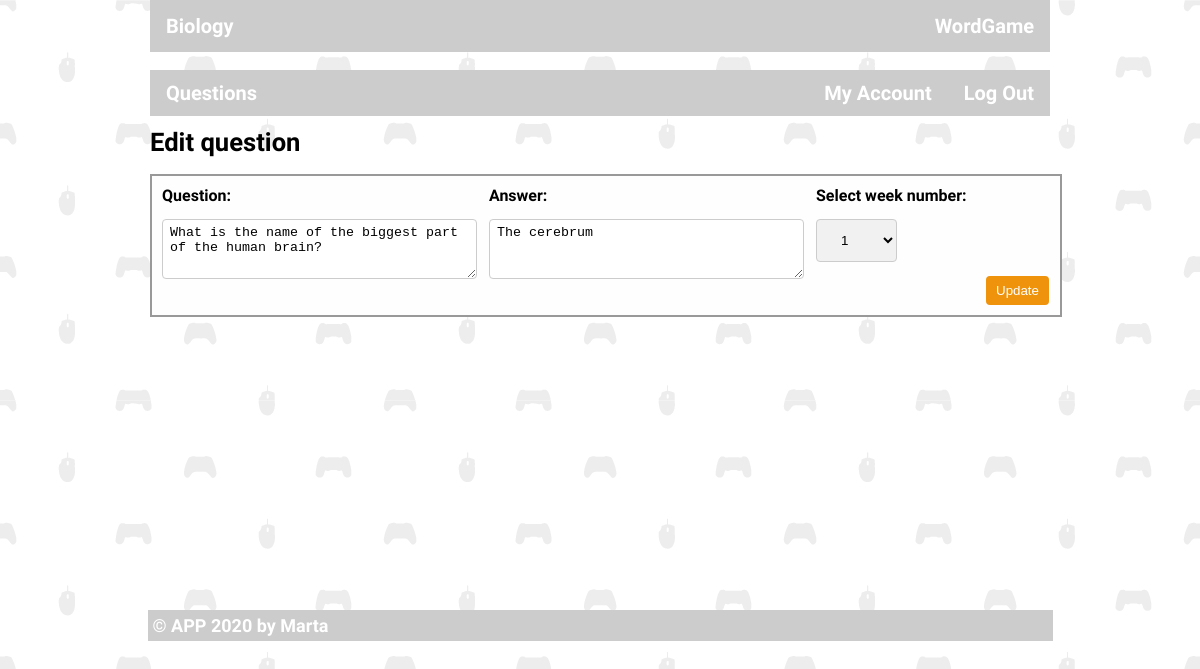
Page /admin/edit/2 (signed in) on the committed database.
### game.py (models this page shows, shortened)
class Todo(db.Model):
    id = db.Column(db.Integer, primary_key=True)
    question = db.Column(db.String(200), nullable=False)
    answer = db.Column(db.String(200), nullable=False)
    week = db.Column(db.String(5), nullable=False)

### game.py (the view)
@app.route('/admin/edit/<int:id>', methods=['POST', 'GET'])
def admin_edit(id):
    if not g.user:
        return redirect(url_for('admin'))
    question = Todo.query.get_or_404(id)
    if request.method == 'POST':
        question.question = request.form['question']
        question.answer = request.form['answer']
        question.week = request.form['weeks']
        try:
            db.session.commit()
            return redirect('/admin/add/')
        except:
            return 'There was an issue with updating the task'
    else:
        return render_template('edit.questions.html', question=question)

### game.py (called while the page is built)
@app.before_request
def before_request():
    g.user = None
    if 'user_id' in session:
        user = [x for x in users if x.id == session['user_id']][0]
        g.user = user

### templates/edit.questions.html (shortened to what this page needs)
{% extends "game-admin.html" %}
{% block content %}
<div class="row">
	<h1>Edit question</h1>
	<form class="questionform2" action="/admin/edit/{{question.id}}" method="POST">
		<div class="row">
			<div class="col-35"><label for="question">Question:</label></div>
			<div class="col-35"><label for="answer">Answer:</label></div>
			<div class="col-20"><label for="weeks">Select week number:</label></div>
		</div>
		<div class="row">
			<div class="col-35"> <textarea id="question1" name="question" placeholder="{{question.question}}"
					required>{{question.question}}</textarea>
			</div>
			<div class="col-35"> <textarea id="answer" name="answer" placeholder="{{question.answer}}"
					required>{{question.answer}}</textarea>
			</div>
			<div class="col-15">
				<select id="weeks" name="weeks">
					<option value="{{question.week}}">{{question.week}}</option>
				</select>
			</div>
			<div class="col-10" style="float:right; padding-bottom: 6px; padding-left: 26px;"><input type="submit"
					value="Update"></div>
		</div>
	</form>
</div>
{% endblock %}

### static/style.css (style rules this page uses)
body { background-image: url(img/gaming-pattern.png) !important; font-size: 20px; font-weight: 700; font-family: 'Inconsolata'; margin:0; padding:0; }
h1 { font-size: 1.6rem; }
.questionform input[type=text], select , input[type=email], input[type=password] { width: 100%; padding: 12px 20px; margin: 8px 0; display: inline-block; border: 1px solid #ccc; border-radius: 4px; box-sizing: border-box; }
.questionform2 { font-size: 1rem; width: 100%; border: solid 2px #999; margin: 10px 0; background-color: #fefefe; padding: 4px; }
.questionform2 select { width: 10%; padding: 16px 20px; border: none; border-radius: 4px; background-color: #f1f1f1; }
.questionform2 textarea { width: 100%; height:60px; padding: 5px 7px; margin: 8px 0; display: inline-block; border: 1px solid #ccc; border-radius: 4px; box-sizing: border-box; }
.questionform2 select { width: 60%; padding: 12px 20px; margin: 8px 0; display: inline-block; border: 1px solid #ccc; border-radius: 4px; box-sizing: border-box; }
.questionform2 input[type=submit] { background-color: #ef920c; color: white; padding: 7px 10px; margin: 0; border: none; border-radius: 4px; cursor: pointer; }
.col-10 { float: left; width: 10%; margin: 6px 6px 0 6px; box-sizing: border-box; }
.col-15 { float: left; width: 15%; margin: 6px 6px 0 6px; box-sizing: border-box; }
.col-20 { float: left; width: 20%; margin: 6px 6px 0 6px; box-sizing: border-box; }
.col-35 { float: left; width: 35%; margin: 6px 6px 0 6px; box-sizing: border-box; }
.row:after { content: ""; display: table; clear: both; box-sizing: border-box; margin:0; }

### rows in the picture
Todo: question "What is the name of the biggest part of the human brain?", answer "The cerebrum", weeks "1"
